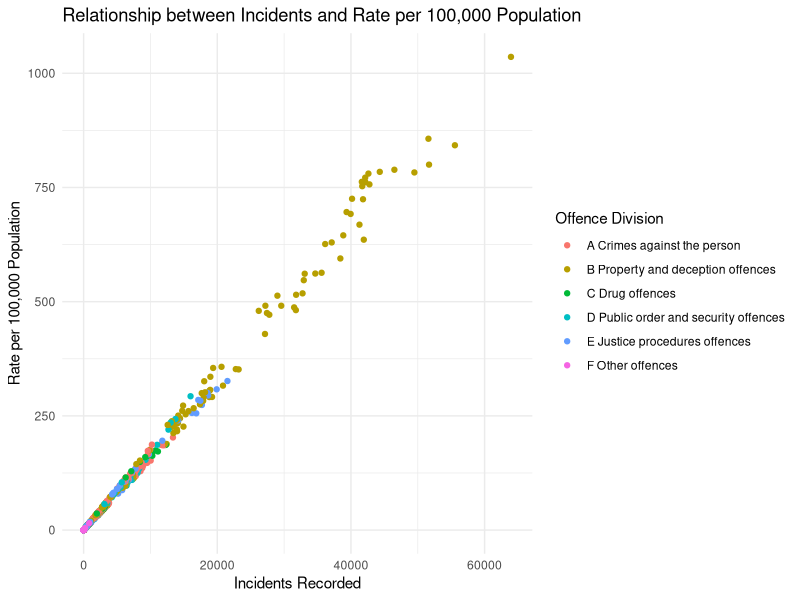

Reproduce this figure in R.
## ---- chunk 1
library(readr)
library(ggplot2)
## ---- chunk 2
Data_Tutorial <- read_csv("Data_Tables_Criminal_Incidents_Visualisation_Year_Ending_December_2019.csv")
## ---- chunk 3
ggplot(data = Data_Tutorial, aes(x = `Incidents Recorded`, y = `Rate per 100,000 population`, color = `Offence Division`)) +
  geom_point() +  # Use points for a scatter plot
  labs(title = "Relationship between Incidents and Rate per 100,000 Population",
       x = "Incidents Recorded",
       y = "Rate per 100,000 Population") +
  theme_minimal()  # Use a minimal theme for simplicity

